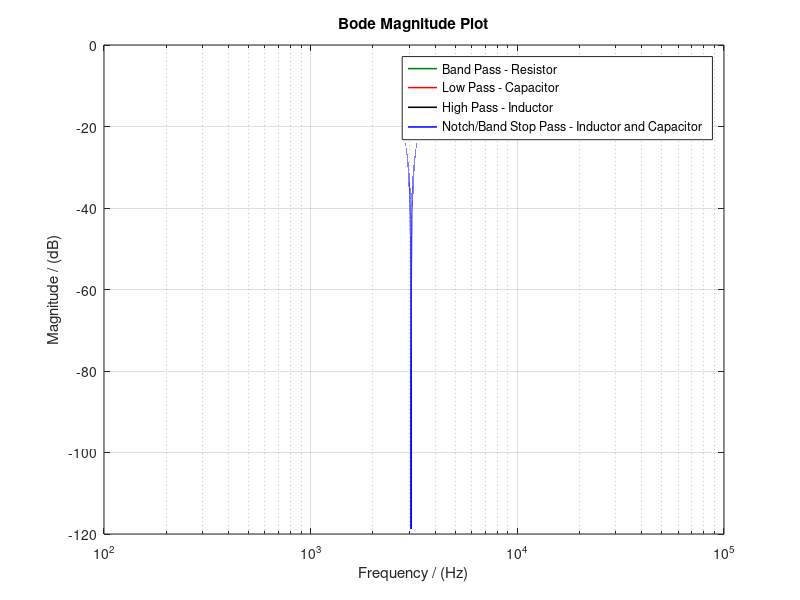

Reproduce this figure in MATLAB.
%specifying value of the components
R=390;
C=270*10^(-9);
L=10^(-2);
f = logspace(2,5,2000000); %100Hz to 100kHz
omega=2*pi.*f;

Z_R=R;  %Impedance across resistor
Z_L=1i*L.*omega; %Impedance across inductor
Z_C=1./(1i*C.*omega); %Impedance across capacitor

Z_T = Z_R+Z_L+Z_C; %Total Impedance

H_R=Z_R./Z_T; % Transfer Function for Resistor
semilogx(f,(20*log10(abs(H_R))),'color', [0 0.5 0], 'linewidth', 1.1); % Bode Plot for Resistor

grid on;
hold on;

H_C = Z_C./Z_T; % Transfer Function for Capacitor
semilogx(f,(20*log10(abs(H_C))),'r', 'linewidth', 1.1); % Bode Plot for Capacitor

grid on;
hold on;

H_L= Z_L./Z_T;   % Transfer Function for Inductor
semilogx(f, 20*log10(abs(H_L)),'k', 'linewidth', 1.1); % Bode Plot for Inductor
grid on;
hold on;


H_L_C = (Z_L+Z_C)./Z_T;  % Transfer Function for Inductor and Capacitor
semilogx(f, 20*log10(abs(H_L_C)),'b', 'linewidth', 1.1); % Bode Plot for Inductor and Capacitor

title('Bode Magnitude Plot')
xlabel('Frequency / (Hz)')
ylabel('Magnitude / (dB)')
legend('Band Pass - Resistor','Low Pass - Capacitor', 'High Pass - Inductor','Notch/Band Stop Pass - Inductor and Capacitor')
